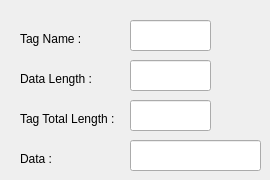
    <widget class="QWidget" name="tab_5">
     <attribute name="title">
      <string>BORD</string>
     </attribute>
     <widget class="QLabel" name="lblImg3DataLengthBORD">
      <property name="geometry">
       <rect>
        <x>20</x>
        <y>70</y>
        <width>91</width>
        <height>17</height>
       </rect>
      </property>
      <property name="text">
       <string>Data Length :</string>
      </property>
     </widget>
     <widget class="QLineEdit" name="txtImg3TagBORD">
      <property name="geometry">
       <rect>
        <x>130</x>
        <y>20</y>
        <width>81</width>
        <height>31</height>
       </rect>
      </property>
      <property name="readOnly">
       <bool>true</bool>
      </property>
     </widget>
     <widget class="QLineEdit" name="txtImg3TotalLengthBORD">
      <property name="geometry">
       <rect>
        <x>130</x>
        <y>100</y>
        <width>81</width>
        <height>31</height>
       </rect>
      </property>
      <property name="readOnly">
       <bool>true</bool>
      </property>
     </widget>
     <widget class="QLineEdit" name="txtImg3DataBORD">
      <property name="geometry">
       <rect>
        <x>130</x>
        <y>140</y>
        <width>131</width>
        <height>31</height>
       </rect>
      </property>
      <property name="readOnly">
       <bool>true</bool>
      </property>
     </widget>
     <widget class="QLabel" name="lblImg3TagBORD">
      <property name="geometry">
       <rect>
        <x>20</x>
        <y>30</y>
        <width>91</width>
        <height>17</height>
       </rect>
      </property>
      <property name="text">
       <string>Tag Name :</string>
      </property>
     </widget>
     <widget class="QLabel" name="lblImg3TotalLengthBORD">
      <property name="geometry">
       <rect>
        <x>20</x>
        <y>110</y>
        <width>111</width>
        <height>17</height>
       </rect>
      </property>
      <property name="text">
       <string>Tag Total Length :</string>
      </property>
     </widget>
     <widget class="QLineEdit" name="txtImg3DataLengthBORD">
      <property name="geometry">
       <rect>
        <x>130</x>
        <y>60</y>
        <width>81</width>
        <height>31</height>
       </rect>
      </property>
      <property name="readOnly">
       <bool>true</bool>
      </property>
     </widget>
     <widget class="QLabel" name="lblImg3DataBORD">
      <property name="geometry">
       <rect>
        <x>20</x>
        <y>150</y>
        <width>41</width>
        <height>17</height>
       </rect>
      </property>
      <property name="text">
       <string>Data :</string>
      </property>
     </widget>
    </widget>
